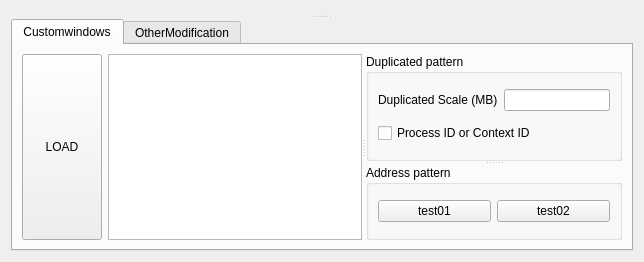
       <widget class="QWidget" name="tab_3">
        <attribute name="title">
         <string>AddressView</string>
        </attribute>
        <layout class="QHBoxLayout" name="horizontalLayout_11">
         <item>
          <widget class="QSplitter" name="splitter_9">
           <property name="orientation">
            <enum>Qt::Vertical</enum>
           </property>
           <widget class="QSplitter" name="splitter_8">
            <property name="orientation">
             <enum>Qt::Horizontal</enum>
            </property>
            <widget class="QWidget" name="AddressWidget" native="true"/>
            <widget class="QWidget" name="AddressFrequencyWidget" native="true"/>
           </widget>
           <widget class="QTabWidget" name="tab_Address">
            <property name="maximumSize">
             <size>
              <width>16777215</width>
              <height>400</height>
             </size>
            </property>
            <property name="currentIndex">
             <number>0</number>
            </property>
            <widget class="QWidget" name="tab_13">
             <attribute name="title">
              <string>Customwindows</string>
             </attribute>
             <layout class="QVBoxLayout" name="verticalLayout_9">
              <item>
               <widget class="QSplitter" name="splitter_14">
                <property name="orientation">
                 <enum>Qt::Horizontal</enum>
                </property>
                <widget class="QWidget" name="layoutWidget">
                 <layout class="QHBoxLayout" name="horizontalLayout_13">
                  <item>
                   <widget class="QPushButton" name="btn_load_Address">
                    <property name="sizePolicy">
                     <sizepolicy hsizetype="MinimumExpanding" vsizetype="MinimumExpanding">
                      <horstretch>0</horstretch>
                      <verstretch>0</verstretch>
                     </sizepolicy>
                    </property>
                    <property name="maximumSize">
                     <size>
                      <width>100</width>
                      <height>16777215</height>
                     </size>
                    </property>
                    <property name="text">
                     <string>LOAD</string>
                    </property>
                   </widget>
                  </item>
                  <item>
                   <widget class="QPlainTextEdit" name="summary_Address"/>
                  </item>
                 </layout>
                </widget>
                <widget class="QSplitter" name="splitter_13">
                 <property name="orientation">
                  <enum>Qt::Vertical</enum>
                 </property>
                 <widget class="QGroupBox" name="groupBox_4">
                  <property name="title">
                   <string>Duplicated pattern</string>
                  </property>
                  <layout class="QGridLayout" name="gridLayout">
                   <item row="0" column="0">
                    <widget class="QLabel" name="label_2">
                     <property name="text">
                      <string>Duplicated Scale (MB)</string>
                     </property>
                    </widget>
                   </item>
                   <item row="0" column="1">
                    <widget class="QLineEdit" name="lineEdit_4"/>
                   </item>
                   <item row="1" column="0" colspan="2">
                    <widget class="QCheckBox" name="checkBox">
                     <property name="text">
                      <string>Process ID or Context ID</string>
                     </property>
                    </widget>
                   </item>
                  </layout>
                 </widget>
                 <widget class="QGroupBox" name="groupBox_5">
                  <property name="title">
                   <string>Address pattern</string>
                  </property>
                  <layout class="QGridLayout" name="gridLayout_8">
                   <item row="0" column="0">
                    <widget class="QPushButton" name="btn_address_test01">
                     <property name="text">
                      <string>test01</string>
                     </property>
                    </widget>
                   </item>
                   <item row="0" column="1">
                    <widget class="QPushButton" name="btn_address_test02">
                     <property name="text">
                      <string>test02</string>
                     </property>
                    </widget>
                   </item>
                  </layout>
                 </widget>
                </widget>
               </widget>
              </item>
             </layout>
            </widget>
            <widget class="QWidget" name="tab_14">
             <attribute name="title">
              <string>OtherModification</string>
             </attribute>
            </widget>
           </widget>
          </widget>
         </item>
        </layout>
       </widget>
